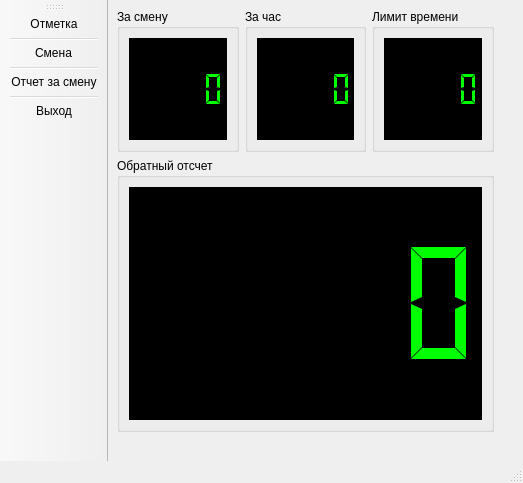
<?xml version="1.0" encoding="UTF-8"?>
<ui version="4.0">
 <class>MainWindow</class>
 <widget class="QMainWindow" name="MainWindow">
  <property name="geometry">
   <rect>
    <x>0</x>
    <y>0</y>
    <width>523</width>
    <height>483</height>
   </rect>
  </property>
  <property name="windowTitle">
   <string>Выгрузчик</string>
  </property>
  <property name="styleSheet">
   <string notr="true">QLCDNumber{
	background-color:rgb(0, 0, 0);
	color:rgb(0, 255, 0)
}</string>
  </property>
  <widget class="QWidget" name="centralwidget">
   <layout class="QGridLayout" name="gridLayout">
    <item row="0" column="4" rowspan="2" colspan="2">
     <widget class="QGroupBox" name="timeLimitBox">
      <property name="title">
       <string>Лимит времени</string>
      </property>
      <layout class="QVBoxLayout" name="verticalLayout_3">
       <item>
        <widget class="QLCDNumber" name="timeLimitLcd">
         <property name="segmentStyle">
          <enum>QLCDNumber::Flat</enum>
         </property>
        </widget>
       </item>
      </layout>
     </widget>
    </item>
    <item row="0" column="6">
     <spacer name="verticalSpacer_6">
      <property name="orientation">
       <enum>Qt::Vertical</enum>
      </property>
      <property name="sizeHint" stdset="0">
       <size>
        <width>20</width>
        <height>40</height>
       </size>
      </property>
     </spacer>
    </item>
    <item row="2" column="6">
     <spacer name="verticalSpacer_3">
      <property name="orientation">
       <enum>Qt::Vertical</enum>
      </property>
      <property name="sizeHint" stdset="0">
       <size>
        <width>20</width>
        <height>40</height>
       </size>
      </property>
     </spacer>
    </item>
    <item row="2" column="0" rowspan="2" colspan="6">
     <widget class="QGroupBox" name="countdownBox">
      <property name="title">
       <string>Обратный отсчет</string>
      </property>
      <layout class="QVBoxLayout" name="verticalLayout_4">
       <item>
        <widget class="QLCDNumber" name="countdownLcd">
         <property name="segmentStyle">
          <enum>QLCDNumber::Flat</enum>
         </property>
        </widget>
       </item>
      </layout>
     </widget>
    </item>
    <item row="3" column="6">
     <spacer name="verticalSpacer_2">
      <property name="orientation">
       <enum>Qt::Vertical</enum>
      </property>
      <property name="sizeHint" stdset="0">
       <size>
        <width>20</width>
        <height>40</height>
       </size>
      </property>
     </spacer>
    </item>
    <item row="4" column="4">
     <spacer name="horizontalSpacer_6">
      <property name="orientation">
       <enum>Qt::Horizontal</enum>
      </property>
      <property name="sizeHint" stdset="0">
       <size>
        <width>40</width>
        <height>20</height>
       </size>
      </property>
     </spacer>
    </item>
    <item row="4" column="1">
     <spacer name="horizontalSpacer_4">
      <property name="orientation">
       <enum>Qt::Horizontal</enum>
      </property>
      <property name="sizeHint" stdset="0">
       <size>
        <width>40</width>
        <height>20</height>
       </size>
      </property>
     </spacer>
    </item>
    <item row="4" column="2">
     <spacer name="horizontalSpacer_2">
      <property name="orientation">
       <enum>Qt::Horizontal</enum>
      </property>
      <property name="sizeHint" stdset="0">
       <size>
        <width>40</width>
        <height>20</height>
       </size>
      </property>
     </spacer>
    </item>
    <item row="0" column="0" rowspan="2" colspan="2">
     <widget class="QGroupBox" name="shiftTotalBox">
      <property name="title">
       <string>За смену</string>
      </property>
      <layout class="QVBoxLayout" name="verticalLayout">
       <item>
        <widget class="QLCDNumber" name="shiftTotalLcd">
         <property name="segmentStyle">
          <enum>QLCDNumber::Flat</enum>
         </property>
        </widget>
       </item>
      </layout>
     </widget>
    </item>
    <item row="4" column="5">
     <spacer name="horizontalSpacer_3">
      <property name="orientation">
       <enum>Qt::Horizontal</enum>
      </property>
      <property name="sizeHint" stdset="0">
       <size>
        <width>40</width>
        <height>20</height>
       </size>
      </property>
     </spacer>
    </item>
    <item row="4" column="0">
     <spacer name="horizontalSpacer">
      <property name="orientation">
       <enum>Qt::Horizontal</enum>
      </property>
      <property name="sizeHint" stdset="0">
       <size>
        <width>40</width>
        <height>20</height>
       </size>
      </property>
     </spacer>
    </item>
    <item row="0" column="2" rowspan="2" colspan="2">
     <widget class="QGroupBox" name="hourTotalBox">
      <property name="title">
       <string>За час</string>
      </property>
      <layout class="QVBoxLayout" name="verticalLayout_2">
       <item>
        <widget class="QLCDNumber" name="hourTotalLcd">
         <property name="segmentStyle">
          <enum>QLCDNumber::Flat</enum>
         </property>
        </widget>
       </item>
      </layout>
     </widget>
    </item>
    <item row="4" column="3">
     <spacer name="horizontalSpacer_5">
      <property name="orientation">
       <enum>Qt::Horizontal</enum>
      </property>
      <property name="sizeHint" stdset="0">
       <size>
        <width>40</width>
        <height>20</height>
       </size>
      </property>
     </spacer>
    </item>
   </layout>
  </widget>
  <widget class="QStatusBar" name="statusbar"/>
  <widget class="QToolBar" name="toolBar">
   <property name="windowTitle">
    <string>toolBar</string>
   </property>
   <property name="iconSize">
    <size>
     <width>36</width>
     <height>36</height>
    </size>
   </property>
   <attribute name="toolBarArea">
    <enum>LeftToolBarArea</enum>
   </attribute>
   <attribute name="toolBarBreak">
    <bool>false</bool>
   </attribute>
   <addaction name="actionOffloadStamp"/>
   <addaction name="separator"/>
   <addaction name="actionShiftChange"/>
   <addaction name="separator"/>
   <addaction name="actionReport"/>
   <addaction name="separator"/>
   <addaction name="actionQuit"/>
  </widget>
  <action name="actionQuit">
   <property name="icon">
    <iconset>
     <normaloff>./img/exit.png</normaloff>./img/exit.png</iconset>
   </property>
   <property name="text">
    <string>Выход</string>
   </property>
   <property name="toolTip">
    <string>Выход</string>
   </property>
   <property name="shortcut">
    <string>Ctrl+Q</string>
   </property>
  </action>
  <action name="actionOffloadStamp">
   <property name="icon">
    <iconset>
     <normaloff>./img/checked.png</normaloff>./img/checked.png</iconset>
   </property>
   <property name="text">
    <string>Отметка</string>
   </property>
   <property name="toolTip">
    <string>Отметка выгрузки</string>
   </property>
   <property name="shortcut">
    <string>Ctrl+S</string>
   </property>
  </action>
  <action name="actionShiftChange">
   <property name="icon">
    <iconset>
     <normaloff>./img/exchange.png</normaloff>./img/exchange.png</iconset>
   </property>
   <property name="text">
    <string>Смена</string>
   </property>
   <property name="toolTip">
    <string>Изменить номер смены</string>
   </property>
   <property name="shortcut">
    <string>Ctrl+Shift+C</string>
   </property>
  </action>
  <action name="actionReport">
   <property name="icon">
    <iconset>
     <normaloff>./img/report.png</normaloff>./img/report.png</iconset>
   </property>
   <property name="text">
    <string>Отчет за смену</string>
   </property>
   <property name="toolTip">
    <string>Подготовить отчет за смену</string>
   </property>
   <property name="shortcut">
    <string>Ctrl+R</string>
   </property>
  </action>
 </widget>
 <resources/>
 <connections>
  <connection>
   <sender>actionQuit</sender>
   <signal>triggered()</signal>
   <receiver>MainWindow</receiver>
   <slot>close()</slot>
   <hints>
    <hint type="sourcelabel">
     <x>-1</x>
     <y>-1</y>
    </hint>
    <hint type="destinationlabel">
     <x>146</x>
     <y>66</y>
    </hint>
   </hints>
  </connection>
 </connections>
</ui>
